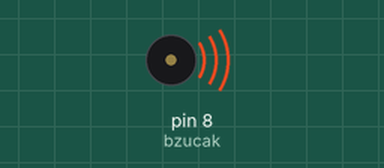
Simulated run of this sketch. Board: Arduino Uno, built with avr-gcc and run on an emulated ATmega328P. On the bench: buzzer (waves = sounding).

Above: at 0.1 s.
Timing chart, 0 to 1.6 s (numbered marks = the images above):
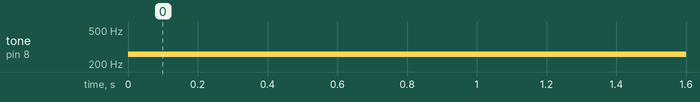

The sketch:

Bzuvcak_Test.ino
```cpp
#define  c     261
#define  d     294
#define  e     329
#define  f     349
#define  g     392
#define  a     440
#define  b     493
#define  C     523
int bzucak = 8;

void setup()
{

	pinMode(bzucak, OUTPUT);

}

// Add the main program code into the continuous loop() function
void loop()
{

	tone(bzucak, c, 1000);


}
```

Measured:
- by itself, tone on pin 8 (bzucak): silent → 261 Hz at 0.00 s
